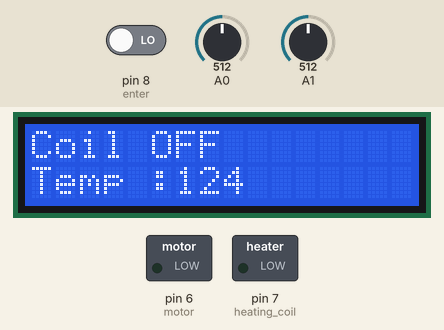
Recording of a sketch running on a simulated Arduino Uno, built with avr-gcc and run on an emulated ATmega328P. Parts: 16×2 character LCD, switched loads named in the sketch (green lamp = pin HIGH). Inputs (shaded band) come from the test bench; at power-on: pin 8 (enter) LOW, A1 = 512, A0 = 512. EEPROM starts erased.

Above: at 4.2 s.
4.3 s: pin 8 (enter) driven HIGH
At 5.0 s:
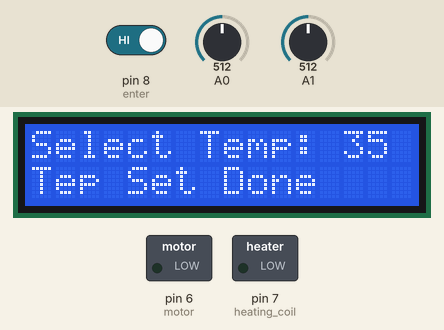
6.8 s: A1 set to 152
At 7.46 s:
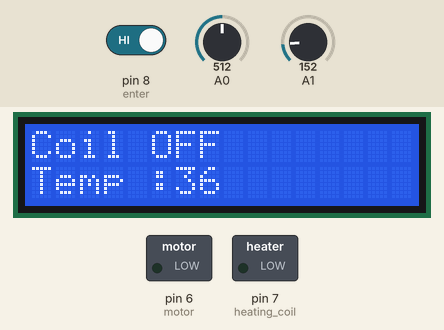
8.8 s: A1 set to 136
At 8.98 s:
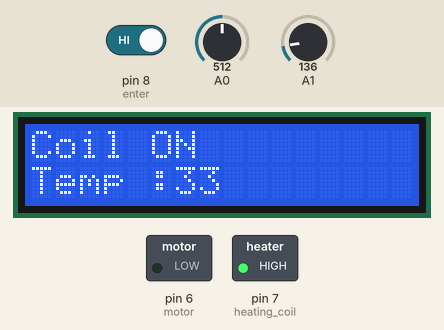
11.1 s: pin 8 (enter) driven LOW
14.1 s: A1 set to 122
At 15.3 s:
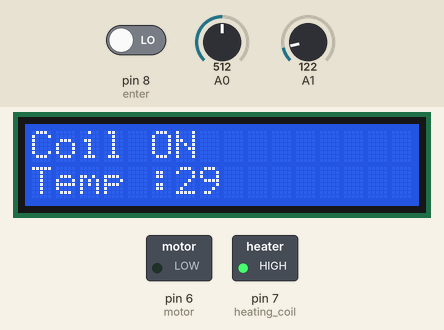
15.6 s: A1 set to 511
At 17.0 s:
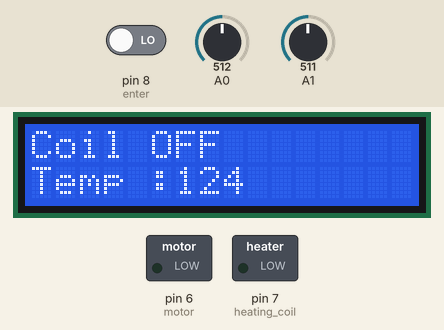
Timing chart, 0 to 18.1 s (numbered marks = the images above; inputs shaded):
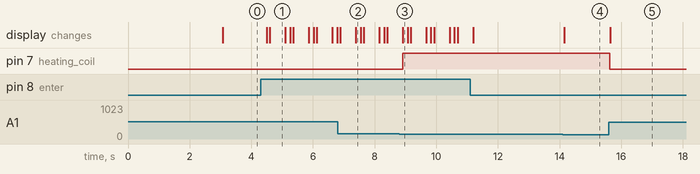

The sketch:

code.ino
```cpp
//The circuit:
// * LCD RS pin to digital pin 12
// * LCD Enable pin to digital pin 11
// * LCD D4 pin to digital pin 5
// * LCD D5 pin to digital pin 4
// * LCD D6 pin to digital pin 3
// * LCD D7 pin to digital pin 2
// * LCD R/W pin to ground
// * LCD VSS pin to ground
// * LCD VCC pin to 5V
// * 10K resistor:
// * ends to +5V and ground
// * wiper to LCD VO pin (pin 3)


//  Motor                             D6
//  Heating Coil                      D7
//  Temperature_set (Potentiometer)   A0
//temperature_sensor                A1


// include the library code:
#include <LiquidCrystal.h>  // LCD Library
#include <EEPROM.h>         // EEPROM Library

// initialize the library with the numbers of the interface pins
LiquidCrystal lcd(12, 11, 5, 4, 3, 2);


int motor = 6;
int heating_coil = 7;
int enter = 8;
int temp;
int check_enter;
int temp_sensor;
int temp_pot;
void setup() {

  pinMode(motor,OUTPUT);
  pinMode(heating_coil,OUTPUT);
  pinMode(enter,INPUT);
  pinMode(A0,INPUT);
  pinMode(A1,INPUT);
  // set up the LCD's number of columns and rows:
  lcd.begin(16, 2);
  lcd.setCursor(0,0);
  lcd.print("Incubator");
  lcd.setCursor(0,1);
  lcd.print("Ph: 8098067349");
  delay(3000);
  Serial.begin(9600);

}

void loop() {
    check_enter = 0;
    temp_sensor = analogRead(A1);
    temp_sensor = map(temp_sensor,0,288,0,70);
    EEPROM.get( 0, temp);
//    Serial.print(temp);
    check_enter = digitalRead(enter);

    if(temp > temp_sensor){
      digitalWrite(heating_coil,HIGH);
      check_enter = digitalRead(enter);
      lcd.clear();
      lcd.setCursor(0,0);
      lcd.print("Coil ON");
      lcd.setCursor(0,1);
      lcd.print("Temp :");
      lcd.setCursor(6,1);
      lcd.print(temp_sensor);
      delay(50);


      if(check_enter == HIGH){
        set_temp();
        }
      }
    else if(temp < temp_sensor){
     digitalWrite(heating_coil,LOW);
     lcd.clear();
      lcd.setCursor(0,0);
      lcd.print("Coil OFF");
      lcd.setCursor(0,1);
      lcd.print("Temp :");
      lcd.setCursor(6,1);
      lcd.print(temp_sensor);

     check_enter = digitalRead(enter);
      delay(50);
     if(check_enter == HIGH){
        set_temp();
        }


     }


// put your main code here, to run repeatedly:
//  EEPROM.put( eeAddress, f ); f = variable that need to save
//EEPROM.get( eeAddress, f );   f contains address value
}

void set_temp(){
  delay(100);
  lcd.clear();
  temp_pot = analogRead(A0);
  temp_pot = map(temp_pot,0,1024,0,70);
  lcd.setCursor(0,0);
  lcd.print("Select Temp: ");
  lcd.setCursor(13,0);
  lcd.print(temp_pot);

    int enter_check = 0;
    enter_check = digitalRead(enter);
    delay(100);

    if(enter_check == HIGH){
    EEPROM.put(0,temp_pot);
    lcd.setCursor(0,1);
    lcd.print("Tep Set Done");
    delay(500);
    }
    else{
      set_temp();
      }
  }
```

Measured:
- the behaviour switches between 144 and 143 on A1 (found by bisection; images 2 and 3)
- after the input at 4.3 s, the display: first changes after 0.19 s (image 1 shows a later state)
- after the input at 8.8 s, pin 7 (heating_coil): LOW → HIGH after 0.11 s; the display: changes after 0.11 s (image 3)
- after the input at 14.1 s, the display: changes after 0.06 s (image 4)
- after the input at 15.6 s, pin 7 (heating_coil): HIGH → LOW at once; the display: changes at once (image 5)
- what the display in image 1 shows lasts 0.5 s, from 4.6 s to 5.1 s
